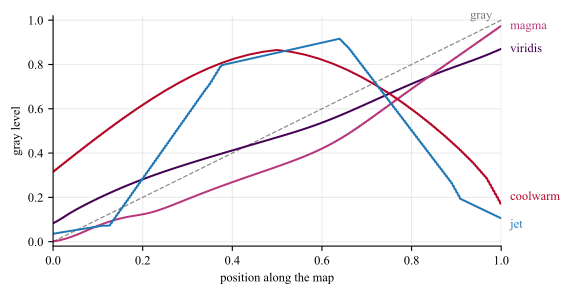

Here is the Python script that generated this plot:
# --- Match LaTeX document: Times New Roman, 10pt, textwidth=7in ---
# The gray level of the four colormaps of plot_cmap_gray.py, drawn against position
# along the map. This one curve carries the whole test: a sequential map has to climb
# throughout, a diverging map has to turn once at its center, and a map that turns
# anywhere else puts an edge on the page that the data does not contain. The gray
# colormap itself is the dashed straight line the others are read against.
#
# Series are labeled at the end of each curve rather than through a legend, which is
# the recommendation of the data-ink section applied to this figure.
import numpy as np
import matplotlib.pyplot as plt

plt.rcParams.update({
    'font.family': 'serif',
    'font.serif': ['Times New Roman'],
    'font.size': 10,
    'axes.titlesize': 9,
    'axes.labelsize': 9,
    'xtick.labelsize': 9,
    'ytick.labelsize': 9,
    'mathtext.fontset': 'cm',
})

# name, curve color, and a vertical nudge for the end label where two curves finish
# close together
MAPS = [
    ('viridis', '#440154', 0.00),
    ('magma', '#B63679', 0.00),
    ('coolwarm', '#B40426', 0.03),
    ('jet', '#1F77B4', -0.03),
]
N = 512


def gray_level(rgb):
    """What a black and white print keeps: green counts about ten times blue."""
    return 0.2126 * rgb[..., 0] + 0.7152 * rgb[..., 1] + 0.0722 * rgb[..., 2]


def samples(name, n=N):
    return plt.get_cmap(name)(np.linspace(0, 1, n))[:, :3]


t = np.linspace(0, 1, N)
fig, ax = plt.subplots(figsize=(5.8, 3.0))

ax.plot(t, t, '--', lw=0.9, color='0.55')
ax.text(0.98, 0.995, 'gray', fontsize=9, color='0.45', ha='right', va='bottom')

for name, color, dy in MAPS:
    g = gray_level(samples(name))
    ax.plot(t, g, '-', lw=1.4, color=color)
    ax.text(1.02, g[-1] + dy, name, fontsize=9, color=color, va='center')

ax.set_xlim(0, 1)
ax.set_ylim(-0.02, 1.02)
ax.set_xlabel('position along the map')
ax.set_ylabel('gray level')
ax.grid(True, alpha=0.25)
for side in ('top', 'right'):
    ax.spines[side].set_visible(False)

basename = 'plot_cmap_curve'
plt.savefig(f'{basename}.pdf', bbox_inches='tight')
plt.savefig(f'{basename}.svg', bbox_inches='tight')
plt.savefig(f'{basename}.jpeg', dpi=300, bbox_inches='tight')
print(f'Saved {basename}.pdf, {basename}.svg, {basename}.jpeg')

# --- the shape of each curve, as numbers -------------------------------------------
# "Turns" counts the sign changes of the slope. One of them is a design, at the center
# of a diverging map; the rest are edges the data does not have.
print('\nmap        gray level     climbs   turns   at                 step evenness')
for name, _, _ in MAPS:
    g = gray_level(samples(name, 256))
    d = np.diff(g)
    turn_at = np.nonzero(np.diff(np.sign(d)))[0] / (len(d) - 1)
    even = np.std(np.abs(d)) / np.mean(np.abs(d))
    where = ', '.join(f'{p:.2f}' for p in turn_at) if turn_at.size else '-'
    print(f'{name:10s} {g.min():.2f} to {g.max():.2f}   '
          f'{str(bool((d > 0).all())):8s} {turn_at.size:3d}   {where:18s} {even:.2f}')
print('\nstep evenness is std(|dg|)/mean(|dg|) along the map: how even the steps are '
      'in printed gray.\nIt is not a perceptual measure, but it is the one the curves '
      'above can be checked against.')
